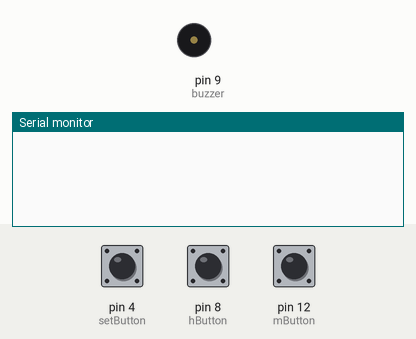
A sketch run on a simulated Arduino Uno, built with avr-gcc and run on an emulated ATmega328P. Parts: buzzer (waves = sounding, pin HIGH), the last lines printed to the serial monitor. The inputs (shaded band) are chosen by the test bench; at power-on: pin 4 (setButton) LOW, pin 8 (hButton) LOW, pin 12 (mButton) LOW.

Above: at 1.2 s.
1.3 s: pin 4 (setButton) pulled HIGH for 0.15 s
At 2.4 s:
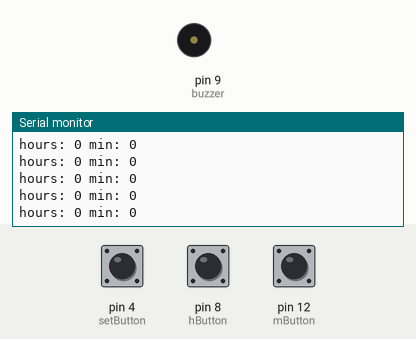
4.2 s: pin 8 (hButton) pulled HIGH for 0.15 s
7.3 s: pin 4 (setButton) pulled HIGH for 1 s
At 7.8 s:
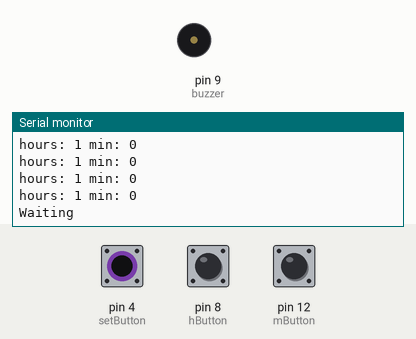

Measured:
- after the input at 1.3 s, the serial monitor: prints a new line after 1.0 s (image 1)
- after the input at 7.3 s, the serial monitor: prints a new line after 0.07 s (image 2)

The sketch:

AlarmClock.ino
```cpp
//Counts hours and minutes instead of going off at a specified time
const int buzzer = 9;
int setButton = 4;
int hButton = 8;
int mButton = 12;
int t;
int d;
bool set = false;
void setup() {
  // put your setup code here, to run once:
  pinMode(buzzer, OUTPUT);
  pinMode(setButton, INPUT);
  pinMode(hButton, INPUT);
  pinMode(mButton, INPUT);
  Serial.begin(9600);

}

void loop() {
//    if(digitalRead(setButton) == HIGH){
//      Serial.println("Pushed");
//      delay(1000);
//    }
  if(millis() >= t + d && set){
    wakeUp();
    set = false;
  }
  if(digitalRead(setButton) == HIGH && set == false){

    delay(1000);
    settingTime();
    set = true;
    d = millis();
  }

  if(set){
    Serial.println("Waiting");
    delay(60000);
  }


}

void settingTime(){
  int h = 0;
  int m = 0;
  String Time;
  String hours = "hours: ";
  String mins = " min: ";
  while(digitalRead(setButton)!= HIGH){

    if(digitalRead(hButton) == HIGH){
      delay(1000);
      if(h < 24){
         h = h+ 1;
      }else{
        h = 0;
      }

    }

    if(digitalRead(mButton) == HIGH){
      delay(1000);
      if(m < 60){
        m = m + 1;
      }else{
        m = 0;
      }
    }


    Time = hours + h + mins + m;
    Serial.println(Time);
  }

  t = h *(3600*60000) + m*(60000);
}

void wakeUp(){
  tone(buzzer,1000);
  delay(10000);
  noTone(buzzer);
}
```
